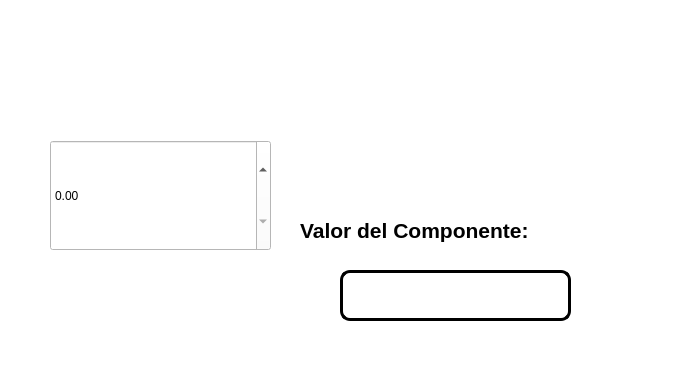
<?xml version="1.0" encoding="UTF-8"?>
<ui version="4.0">
 <class>MainWindow</class>
 <widget class="QMainWindow" name="MainWindow">
  <property name="geometry">
   <rect>
    <x>0</x>
    <y>0</y>
    <width>691</width>
    <height>380</height>
   </rect>
  </property>
  <property name="windowTitle">
   <string>MainWindow</string>
  </property>
  <property name="styleSheet">
   <string notr="true">background-color: rgb(255, 255, 255);</string>
  </property>
  <widget class="QWidget" name="centralwidget">
   <widget class="QLabel" name="label_2">
    <property name="geometry">
     <rect>
      <x>10</x>
      <y>10</y>
      <width>111</width>
      <height>71</height>
     </rect>
    </property>
    <property name="styleSheet">
     <string notr="true"/>
    </property>
    <property name="text">
     <string/>
    </property>
    <property name="pixmap">
     <pixmap>:/Logos/log_uat_nuevo.png</pixmap>
    </property>
    <property name="scaledContents">
     <bool>true</bool>
    </property>
   </widget>
   <widget class="QLabel" name="label_3">
    <property name="geometry">
     <rect>
      <x>580</x>
      <y>10</y>
      <width>101</width>
      <height>71</height>
     </rect>
    </property>
    <property name="styleSheet">
     <string notr="true"/>
    </property>
    <property name="text">
     <string/>
    </property>
    <property name="pixmap">
     <pixmap>:/Logos/FIT_logo_vertical.png</pixmap>
    </property>
    <property name="scaledContents">
     <bool>true</bool>
    </property>
   </widget>
   <widget class="QLabel" name="label_4">
    <property name="geometry">
     <rect>
      <x>560</x>
      <y>230</y>
      <width>121</width>
      <height>91</height>
     </rect>
    </property>
    <property name="styleSheet">
     <string notr="true"/>
    </property>
    <property name="text">
     <string/>
    </property>
    <property name="pixmap">
     <pixmap>:/Programas/ImagenGatoEuropeo.png</pixmap>
    </property>
    <property name="scaledContents">
     <bool>true</bool>
    </property>
   </widget>
   <widget class="QLineEdit" name="lineEdit">
    <property name="geometry">
     <rect>
      <x>340</x>
      <y>270</y>
      <width>231</width>
      <height>51</height>
     </rect>
    </property>
    <property name="font">
     <font>
      <pointsize>32</pointsize>
      <weight>75</weight>
      <bold>true</bold>
     </font>
    </property>
    <property name="styleSheet">
     <string notr="true">border: 3px solid black;
border-radius: 10px;</string>
    </property>
    <property name="text">
     <string/>
    </property>
    <property name="alignment">
     <set>Qt::AlignCenter</set>
    </property>
   </widget>
   <widget class="QLabel" name="label">
    <property name="geometry">
     <rect>
      <x>300</x>
      <y>210</y>
      <width>321</width>
      <height>41</height>
     </rect>
    </property>
    <property name="font">
     <font>
      <pointsize>16</pointsize>
      <weight>75</weight>
      <bold>true</bold>
     </font>
    </property>
    <property name="text">
     <string>Valor del Componente:</string>
    </property>
   </widget>
   <widget class="QDoubleSpinBox" name="doubleSpinBox">
    <property name="geometry">
     <rect>
      <x>50</x>
      <y>140</y>
      <width>221</width>
      <height>111</height>
     </rect>
    </property>
   </widget>
  </widget>
  <widget class="QMenuBar" name="menubar">
   <property name="geometry">
    <rect>
     <x>0</x>
     <y>0</y>
     <width>691</width>
     <height>26</height>
    </rect>
   </property>
  </widget>
  <widget class="QStatusBar" name="statusbar"/>
 </widget>
 <resources>
  <include location="../Archivos/Recursos.qrc"/>
 </resources>
 <connections/>
</ui>
